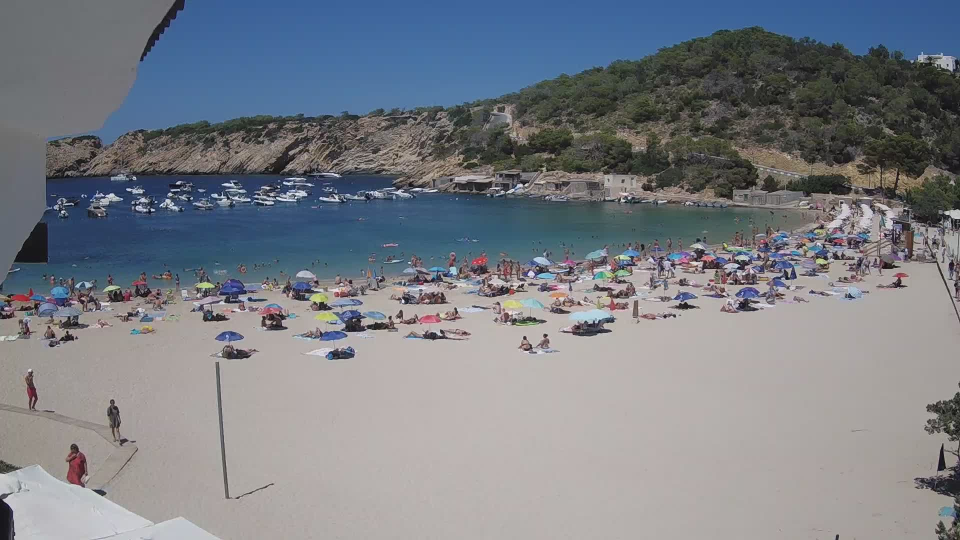
#> input picture Images/1660824000.jpg, 1920 x 1080 px (shown at 1/2 size)
$ jupyter execute take2.ipynb
#> lines starting #> are read from the running program, lines starting #| are printed output that depends on the picture; after the words box and inside, x2 and y2 are one past the last pixel; in counts of white or black regions, pixels touching at a corner belong together
[cell 1]
import pandas as pd
import cv2
import numpy as np
import matplotlib.pyplot as plt

[cell 2]
# Load the images
image_with_people = cv2.imread('Images/1660824000.jpg')
#> image_with_people is the input picture: shape (1080, 1920, 3); mean B, G, R 133.4, 126.2, 122.1
empty_beach_image = cv2.imread('Images/1660798800.jpg')
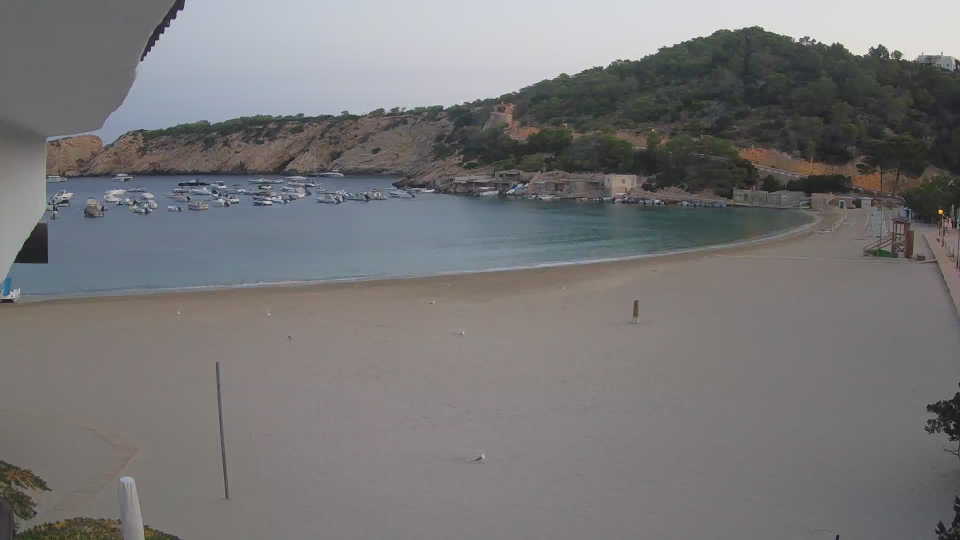
#> input picture Images/1660798800.jpg, 1920 x 1080 px (shown at 1/2 size)
#> empty_beach_image is the input picture: shape (1080, 1920, 3); mean B, G, R 118.6, 118.1, 119.1
empty_beach_image2 = cv2.imread('Images/1660802400.jpg')
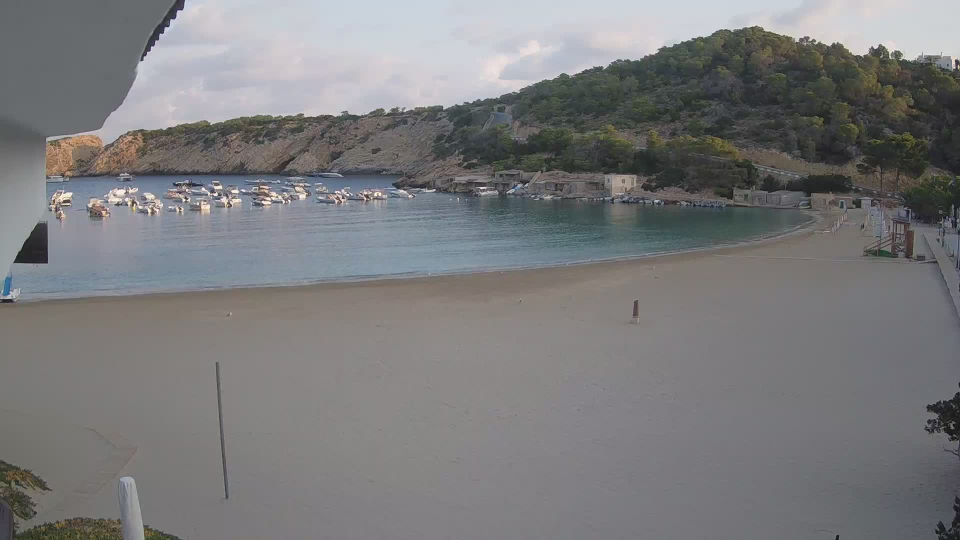
#> input picture Images/1660802400.jpg, 1920 x 1080 px (shown at 1/2 size)
#> empty_beach_image2 is the input picture: shape (1080, 1920, 3); mean B, G, R 124.2, 122.9, 122.8

[cell 3]
def plot_fillter(fillter):
    plt.imshow(cv2.cvtColor(fillter, cv2.COLOR_BGR2RGB))
    plt.axis('off')
    plt.tight_layout()
    plt.show()

[cell 4]
plot_fillter(image_with_people)

[cell 5]
# Average empty beach image
avg_empty_image = cv2.addWeighted(empty_beach_image, 0.5, empty_beach_image2, 0.5, 0)

[cell 6]
background_substraction = cv2.absdiff(image_with_people, avg_empty_image)
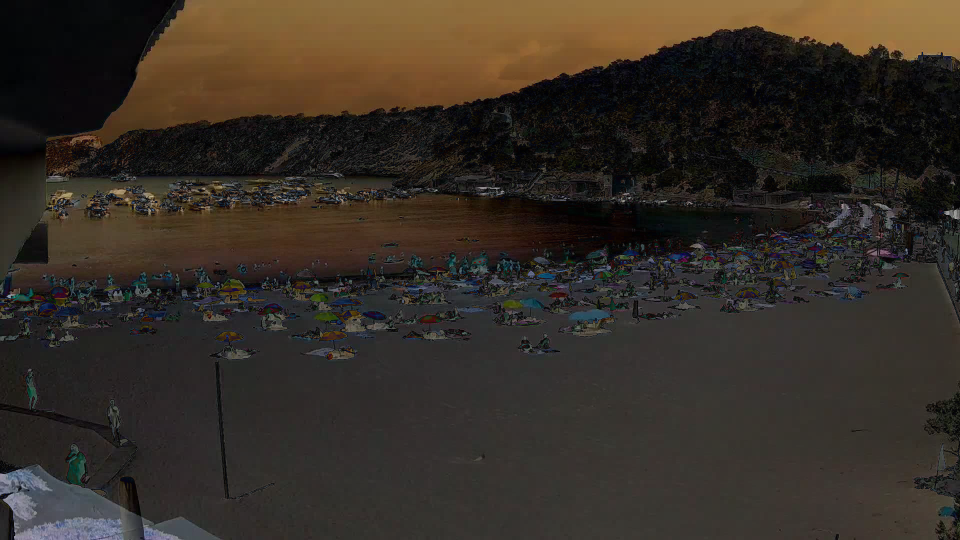
#> background_substraction: shape (1080, 1920, 3) (shown at 1/2 size); mean B, G, R 38.1, 45.7, 52.9

[cell 7]
plot_fillter(background_substraction)

[cell 8]
gray_bs = cv2.cvtColor(background_substraction, cv2.COLOR_BGR2GRAY)
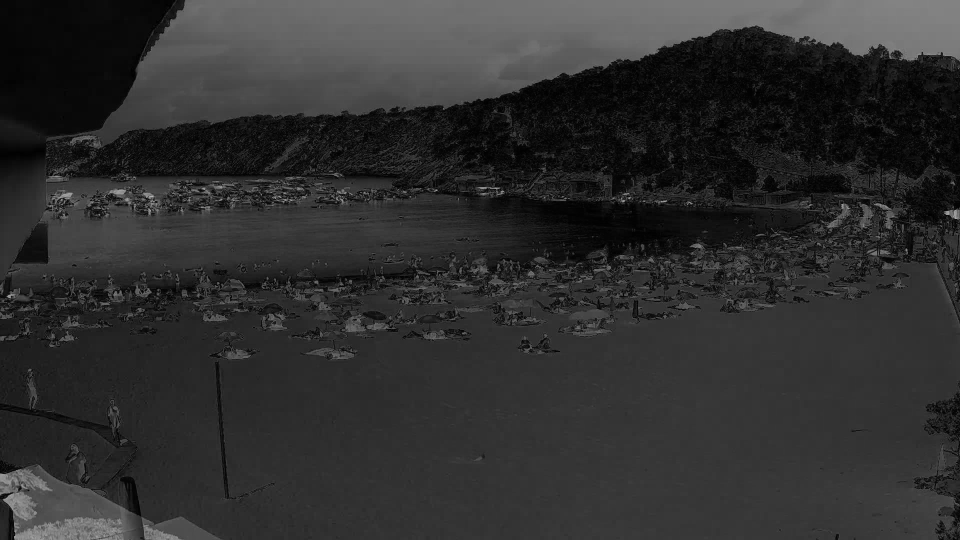
#> gray_bs: shape (1080, 1920) (shown at 1/2 size); min 0, max 198, mean 47
plot_fillter(gray_bs)

[cell 9]
blured = cv2.medianBlur(gray_bs, 5,0)
plot_fillter(blured)

[cell 10]
kernel = cv2.getStructuringElement(cv2.MORPH_ELLIPSE, (5, 5))
cleaned = cv2.morphologyEx(blured, cv2.MORPH_CLOSE, kernel)
plot_fillter(cleaned)

[cell 11]
canny = cv2.Canny(cleaned,50,150)
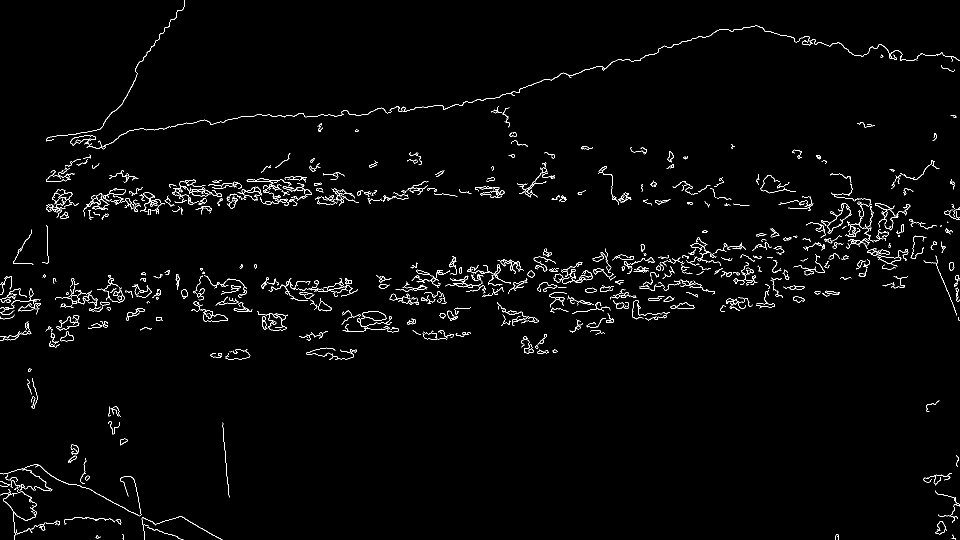
#> canny: shape (1080, 1920) (shown at 1/2 size); 1.8% white in thin lines or dots
plot_fillter(canny)

[cell 12]
# define the kernel
kernel = np.ones((3, 3), np.uint8)
morph_gradient = cv2.morphologyEx(canny,
                                  cv2.MORPH_GRADIENT,
                                  kernel)
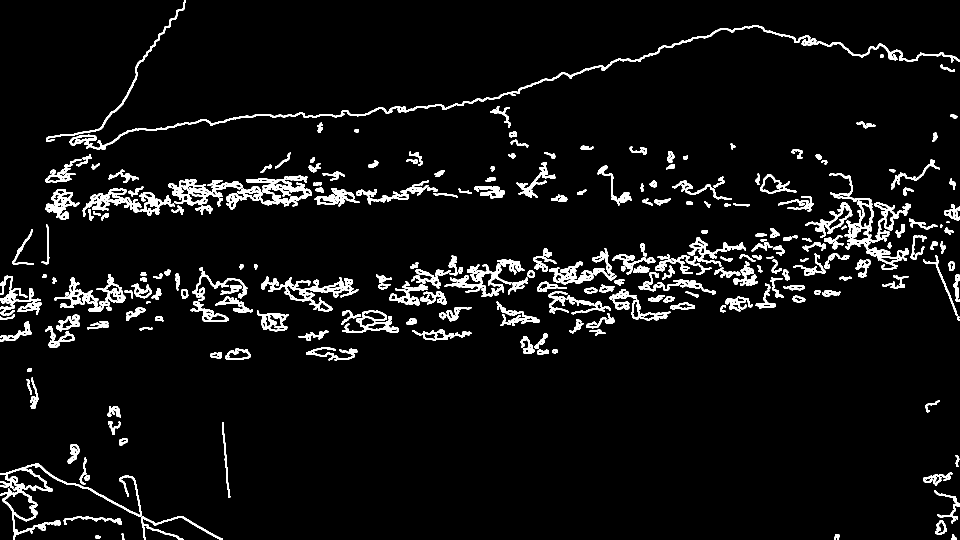
#> morph_gradient: shape (1080, 1920) (shown at 1/2 size); 5.8% white; 267 white regions, largest, box (x1, y1, x2, y2) and area: (139, 50, 1920, 300) 8595, (0, 927, 284, 1080) 4797, (1659, 346, 1779, 499) 3217
plot_fillter(morph_gradient)

[cell 13]
height, width = morph_gradient.shape
#> height = 1080; width = 1920
mask = np.ones((height, width), dtype=np.uint8)  # Initialize mask with all ones
mask[:7* height // 18, :] = 0  # Set top 1/3 of the mask to 0 (ignore this region)

# Apply the mask to the difference image
masked_third = cv2.bitwise_and(morph_gradient, morph_gradient, mask=mask)
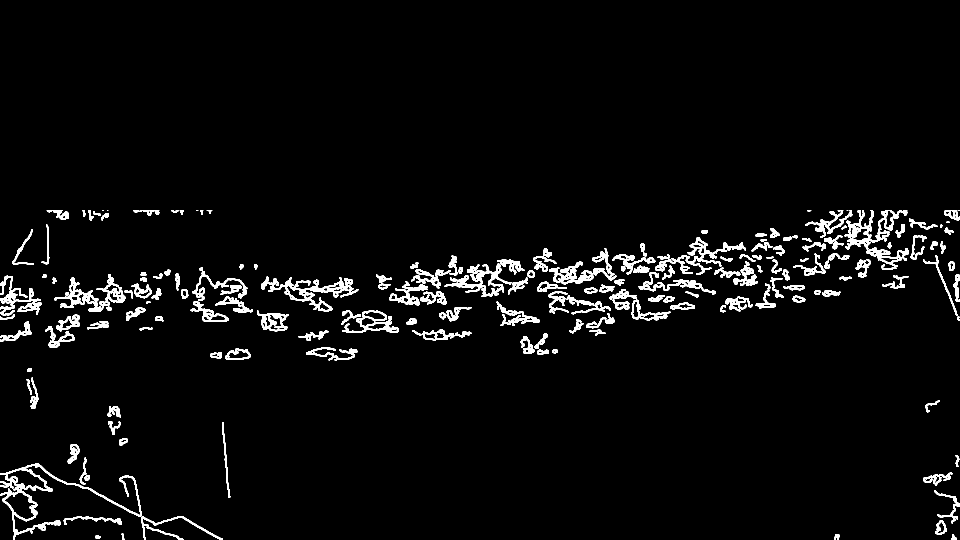
#> masked_third: shape (1080, 1920) (shown at 1/2 size); 3.8% white; 200 white regions (5 under 20 px), largest, box (x1, y1, x2, y2) and area: (0, 927, 284, 1080) 4797, (536, 555, 717, 624) 3088, (889, 527, 1023, 594) 2591
plot_fillter(masked_third)

[cell 14]
# Detect blobs (connected components)
num_labels, labels, stats, centroids = cv2.connectedComponentsWithStats(masked_third)
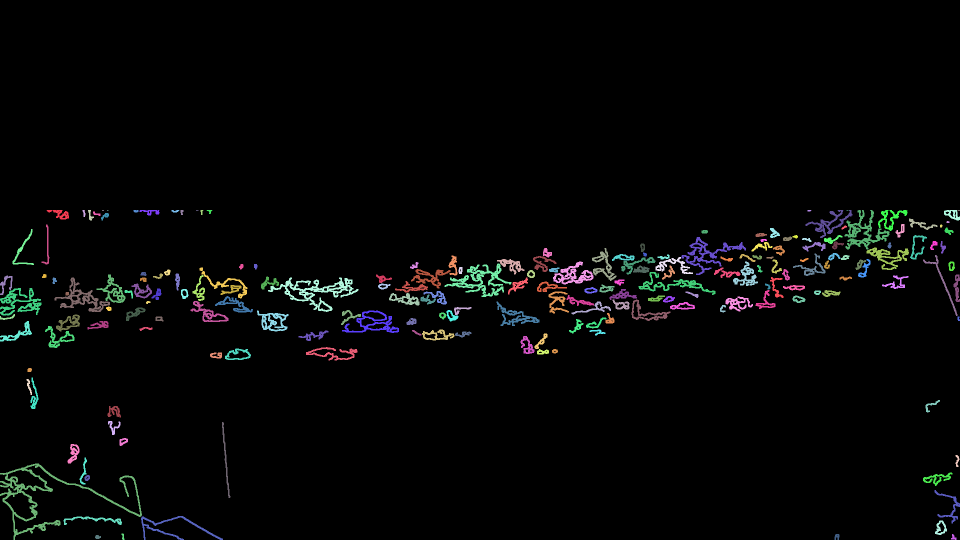
#> labels: shape (1080, 1920) int32 (shown at 1/2 size); 201 distinct labels, from 0 to 200; one colour per label, 0 black
#> num_labels = 201; stats = 201 rows, first 6: [0, 0, 1920, 1080, 1994474], [93, 420, 45, 19, 386], [165, 420, 6, 14, 53], [176, 420, 12, 21, 110], [204, 420, 4, 1, 4], [214, 420, 3, 1, 3]; centroids = 201 pairs, first value 11.92 to 1917, second value 420 to 1074.6
output_image = image_with_people.copy()
for i in range(1, num_labels):  # Skip background (label 0)
    x, y, w, h, area = stats[i]
    if area > 338:  # Filter out small blobs
        cx, cy = int(centroids[i][0]), int(centroids[i][1])
        cv2.circle(output_image, (cx, cy), 10, (0, 0, 255), -1)  # Draw red dots on heads
#> this loop made 200 passes
#> (x, y, w, h, area, cx, cy) on passes 1, 14, 16, 17, 18, 22, 30, 35, 37, 48, 50, 52: (93, 420, 45, 19, 386, 120, 427), (1611, 420, 94, 56, 1189, 1659, 445), (1689, 420, 90, 79, 2176, 1727, 464), (1756, 420, 59, 42, 771, 1781, 436), (1888, 420, 32, 21, 346, 1904, 428), (1818, 437, 57, 23, 364, 1841, 448), (25, 458, 43, 72, 473, 45, 502), (1820, 470, 34, 49, 452, 1834, 493), (1363, 474, 129, 76, 2013, 1415, 507), (1733, 495, 85, 45, 1284, 1775, 513), (1184, 496, 49, 66, 935, 1207, 530), (1586, 507, 65, 45, 627, 1624, 535)
#> (x, y, w, h, area) on passes 2, 3, 6, 7, 8, 9: (165, 420, 6, 14, 53), (176, 420, 12, 21, 110), (267, 420, 10, 5, 44), (279, 420, 40, 11, 217), (343, 420, 16, 5, 55), (361, 420, 6, 10, 47)
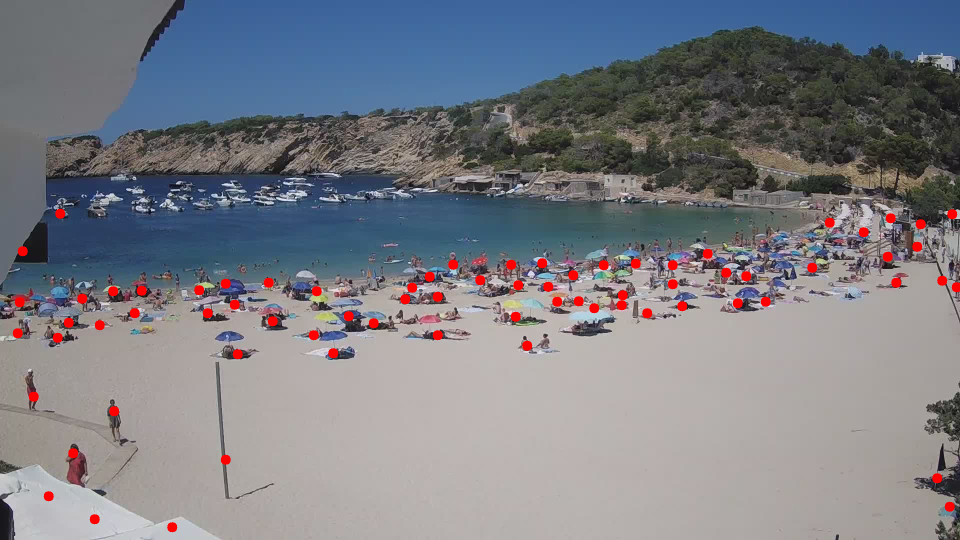
#> output_image: shape (1080, 1920, 3) (shown at 1/2 size); 1.11% of pixels changed, all inside (x1, y1, x2, y2) = (25, 417, 1920, 1065)
plot_fillter(output_image)
